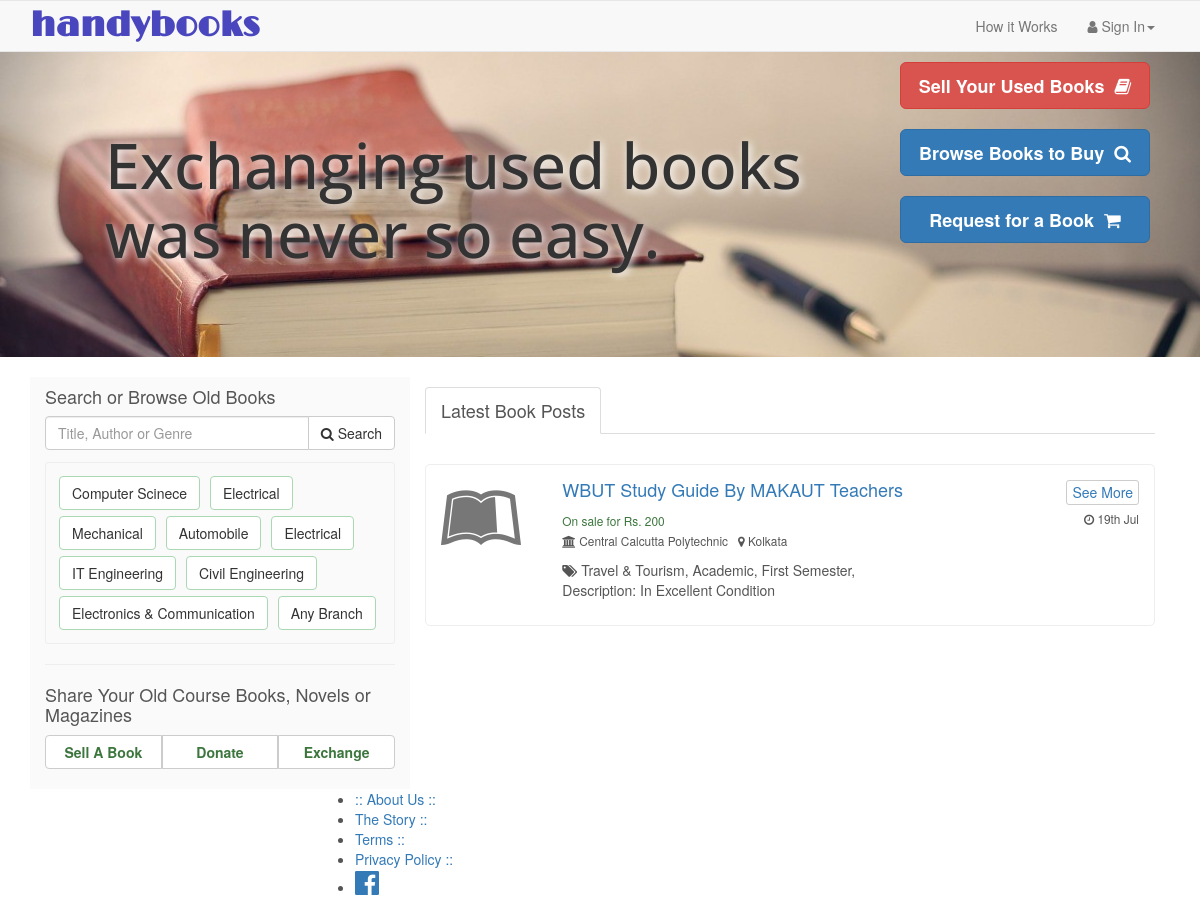
The app's page /index_save.php with its own data.
### tables this page shows
CREATE TABLE `post` (
  `post_id` int(11) NOT NULL,
  `post_category` varchar(250) NOT NULL,
  `post_name` varchar(100) NOT NULL,
  `post_description` varchar(500) NOT NULL,
  `post_department` varchar(100) NOT NULL,
  `post_author` varchar(100) NOT NULL,
  `post_year` varchar(100) NOT NULL,
  `post_genre` varchar(100) NOT NULL,
  `post_class` varchar(250) NOT NULL,
  `post_subject` varchar(250) NOT NULL,
  `post_type` varchar(250) NOT NULL,
  `post_price` int(100) NOT NULL,
  `post_time` timestamp NOT NULL DEFAULT CURRENT_TIMESTAMP ON UPDATE CURRENT_TIMESTAMP,
  `user_id` int(250) NOT NULL,
  `image_path` varchar(250) NOT NULL,
  `image_upload` int(10) NOT NULL DEFAULT '0',
  `deleted` tinyint(1) NOT NULL DEFAULT '0'
);

CREATE TABLE `users` (
  `user_id` int(11) NOT NULL,
  `email` varchar(250) NOT NULL,
  `hash` varchar(250) NOT NULL,
  `deleted` int(11) NOT NULL DEFAULT '0',
  `name` varchar(250) NOT NULL,
  `institution` varchar(250) NOT NULL,
  `city` varchar(100) NOT NULL DEFAULT 'Kolkata',
  `phone` int(100) NOT NULL
);

### index_save.php (the view, shortened to what this page needs)
<?php
include ('files/config.php');
if(isset($_SESSION["user_id"])){
    header('Location:feeds');
}
else{
if(isset($_POST["login_email"])){
    if($_POST["login_email"]!="" and $_POST["login_password"]!=""){
            $email=test_input($_POST["login_email"]);
            $password=test_input($_POST["login_password"]);
            $query = "SELECT * FROM users WHERE `email`='$email'" ;
            $result=mysqli_query($conn,$query);
            if(mysqli_num_rows($result)){
                $row=mysqli_fetch_assoc($result);
                $pass = $row["hash"];
                if(password_verify($password,$pass)){
                    $form = false;
                    $one=1;
                    $user_id=$row['user_id'];
                    $sql190 = "SELECT * FROM chats WHERE (to_user='$user_id' and displayble='$one' and to_user_read=0) ";
                    $result190 = mysqli_query($conn,$sql190) or mysqli_error($conn);
                    $_SESSION['no_of_unread_msg']= mysqli_num_rows($result190);
                    $_SESSION["user_id"] = $row['user_id'];
                    $_SESSION["email"] = $row['email'];
                    $_SESSION["name"] = $row['name'];
                    header("Location:home");
                }
                else{
                    $msg = "Wrong password";
                    header("Location:login.php?from=feeds");
                }
        }
        else{
            $msg = "Email id not yet registered!";
            header("Location:login.php?from=feeds");
        }
    }
    else{
        $msg = "Please fill both email and password fields!";
        header("Location:login.php?from=feeds");
    }
    }
            else{
                $form = true;
            }
}
if($form == true){
?>
<!DOCTYPE html>
<html lang="en">
    <head>
    <link rel="stylesheet" href="bootstrap.min.css">
    <link rel="stylesheet" href="styles/default_lp.css">
    <link rel="stylesheet" href="//maxcdn.bootstrapcdn.com/font-awesome/4.3.0/css/font-awesome.min.css">
    </head>
    <body>
<div class="row" id="mast_head">
   <nav class="navbar navbar-default" style="margin-bottom:0;   ">
    <div class="container">
        <div class="navbar-header">
                <a href="home" onmouseover = "document.getElementById('in').style.visibility='visible'" onmouseout = "document.getElementById('in').style.visibility='hidden'" class="logo_text">
                    <strong>handybooks</strong>
                </a>
        </div>
    <div class="collapse navbar-collapse" id="myNavbar">
        <ul class="nav navbar-nav navbar-right">
        <li>
            <a href="how_it_works">How it Works</a>
        </li>
        <li class="dropdown">
          <a class="dropdown-toggle" data-toggle="dropdown" href="#" aria-expanded="false" aria-has-popup="true" role="button"><i class="fa fa-user"></i> Sign In<span class="caret"></span></a>
        </li>
        </ul>
    </div>
    </div>
    </nav>
        <div class="container" style="padding-top:10px;">
            <div class="col-md-9">
            <div class="jumbotron" style="background-color:transparent;">
                <h1 class="tagline" style="color:#333333;text-shadow: 2px 2px 8px white;font-weight:500;">Exchanging used books was never so easy.</h1>
            </div>
            </div>
            <div class="col-md-3">
            <a role="button" class="btn btn-danger btn-lg cta_btns" href="post_a_book"><strong>Sell Your Used Books&nbsp; </strong><i class="fa fa-book"></i></a><br><br>
            <a role="button" class="btn btn-primary btn-lg cta_btns" href="#content"><strong>Browse Books to Buy &nbsp;</strong><i class="fa fa-search"></i></a><br><br>
            <a role="button" class="btn btn-primary btn-lg cta_btns" href="book_request"><strong>Request for a Book &nbsp;</strong><i class="fa fa-shopping-cart"></i></a><br>
            </div><br>
            </div>
            </div>
            <div class="row">
            <div class="container" id="content" style="padding-top:20px;">
            <div class="col-md-4" style="background-color:#FAFAFA;padding-bottom:20px;">
            <h4>Search or Browse Old Books</h4>
            <form class="form-search" action="search_results" method="GET">
                <div class="input-group input-group-md" id="search_box">
                <input type="text" name="search_keyword" placeholder="Title, Author or Genre" onkeyup="showHint(this.value)" value="" class="form-control" onfocus="showHints()" required autocomplete="off">
                <span class="input-group-btn">
                <button class="btn btn-default btn-md btn-default" type="submit">
                    <i class="fa fa-search"></i>
                    Search
                    </button>
                </span>
                </div>
            </form>
            <div  id="browse_categories" style="margin-top:10px;padding:10px;border:1px #EEEEEE solid;border-radius:3px;height:auto;width:100%">
                <button type   ="button" class="btn btn-default browse-buttons" href="#" value= "Computer Scinece Engineering" onclick="loadfeeds(this)">Computer Scinece</button>
                <button type="button" class="btn btn-default browse-buttons" value= "Electrical Engineering" onclick="loadfeeds(this)">Electrical</button>
                <button type="button" class="btn btn-default browse-buttons" value= "Mechanical Engineering" onclick="loadfeeds(this)">Mechanical</button>
                <button type="button" class="btn btn-default browse-buttons" value= "Automobile Engineering" onclick="loadfeeds(this)">Automobile</button>
                <button type="button" class="btn btn-default browse-buttons" value= "Electrical Engineering" onclick="loadfeeds(this)">Electrical</button>
                <button type="button" class="btn btn-default browse-buttons" value= "Information Technology Engineering" onclick="loadfeeds(this)">IT Engineering</button>
                <button type="button" class="btn btn-default browse-buttons" value= "civil Engineering" onclick="loadfeeds(this)">Civil Engineering</button>
                <button type="button" class="btn btn-default browse-buttons" value= "Electronics and Communication Engineering" onclick="loadfeeds(this)">Electronics & Communication </button>
                <button type="button" class="btn btn-default browse-buttons" value= "Any Branch" onclick="loadfeeds(this)">Any Branch</button>
            </div><hr>
            <h4>Share Your Old Course Books, Novels or Magazines</h4>
            <div class="btn-group btn-group btn-group-justified" role="group" aria-label="...">
                <a role="button" href="post_a_book" class="btn btn-default" ><strong class=" text-success">Sell A Book</strong></a>
                <a role="button" href="post_a_book" class="btn btn-default" ><strong class=" text-success">Donate</strong></a>
                <a role="button" href="post_a_book" class="btn btn-default" ><strong class=" text-success">Exchange</strong></a>
            </div>
            </div>
            <div class="col-md-8" id="posts_lists"><h4>
                <ul class="nav nav-tabs">
                    <li role="presentation" class="active">
                        <a href="#latest_posts_div" onclick="showLatestPosts()">Latest Book Posts</a>
                    </li>
                    <li role="presentation">
                    </li>
                </ul></h4><br>
                    <div id="latest_posts_div">
                    <?php
                        $limit = 5;
                        if(isset($_GET['page'])){
                            $page = $_GET['page'];
                            $start = ($page - 1) * $limit;
                        }
                        else{
                            $start = 0;
                        }
                            $sql = "SELECT * FROM post WHERE user_id<> '0' and deleted=false ORDER BY post_time DESC LIMIT $start, $limit";
                            $row = mysqli_query($conn,$sql);
                            while($posts = mysqli_fetch_assoc($row)){
                                $link='book_details?p_id='.$posts["post_id"];
                                 if($posts["post_type"]=="donate"){
                                    $price = "Free: On Donate";
                                }
                                elseif ($posts["post_type"]=="exchange") {
                                    $price = "On Exchange";
                                }
                                else{
                                    $price = "On sale for Rs. ".$posts["post_price"];
                                }
                                $time = $posts["post_time"];
                                $time = strtotime($time);
                                $time = " ".date("jS M", $time);
                                echo "<div style='display:block;' href='$link' class='latest_posts alert alert-default'>";
                                if ($posts['post_category']=="Academic" or $posts['post_category']=="uncategorized") {
                                    echo '<div class="row"><div class="col-md-2"><i class="fa fa-5x fa-leanpub" style="color:#777777"></i></div>';
                                }
                                elseif($posts['post_category']=="Novel"){
                                    echo '<div class="row"><div class="col-md-2"><i class="fa fa-5x fa-book" style="color:#7C6F62;"></i></div>';
                                }
                                else{
                                    echo '<div class="row"><div class="col-md-2"><i class="fa fa-5x fa-newspaper-o"></i></div>';
                                }
                                if($posts['post_author']!=""){
                                    $author = "by ".$posts["post_author"];
                                }
                                else{
                                    $author = "";
                                }
                                $user_id = $posts["user_id"];
                                $sql_user = "SELECT * FROM users WHERE user_id='$user_id'";
                                $row_user = mysqli_query($conn,$sql_user);
                                $extract_user=mysqli_fetch_assoc($row_user);
                                $user_institution = $extract_user["institution"];
                                $user_locality = $extract_user["city"];
                                if($user_institution!=""){
                                    $institution= " ".$user_institution;
                                }
                                else{
                                    $institution= "";
                                }
                                if($user_locality!=""){
                                    $user_locality= " ".$user_locality;
                                }
                                else{
                                    $user_locality= "";
                                }
                                echo '<div class="col-md-10"><h4 style="text-transform:capitalize;"><a href='.$link.'>'.$posts['post_name']." ".$author.'</a><a href="'.$link.'"role="button" class="pull-right btn btn-xs btn-default"style="font-size: 14px;">See more</a></h4>';
                                echo '<p><small ><span class="text-success">' . $price . '</span> &nbsp;<span class="pull-right"><i class="fa fa-clock-o"></i> '.$time.'</span><br><i class="fa fa-institution"></i> '.$institution.' &nbsp;&nbsp;<i class="fa fa-map-marker"></i> '.$user_locality.'</small></p>';
                                $tags = "";
                                if ($posts["post_department"]!="") {
                                    $tags = $tags.$posts["post_department"].", ";
                                }
                                if($posts['post_category']!=""){
                                    $tags = $tags.$posts["post_category"].", ";
                                }
                                if($posts['post_year']!=""){
                                    $tags = $tags.$posts["post_year"].", ";
                                }
                                if($tags!=""){
                                	$tags = "<i class='fa fa-tags'></i> ".$tags;
                                }
                                echo $tags;
                                if($posts["post_description"]!=""){
                                    echo "<p>Description: ".$posts['post_description']."</p>";
                                }
                                echo "</div></div></div>";
                            }
                    ?>
                    </div>
            </div>
            </div>
            </div>
        <div id="footer" style= "margin-bottom:0px;">
            <div class="col-md-6 col-md-offset-3 col-sm-8 col-sm-offset-2 col-xs-12" id="footer-main">
                <ul>
                    <li>
                        <a href=<?php echo htmlspecialchars('about_us');?>>:: About Us ::</a>
                    </li>
                    <li>
                        <a href=<?php echo htmlspecialchars('about_us');?>>The Story ::</a></li>
                    <li>
                        <a href=<?php echo htmlspecialchars('terms');?>>Terms ::</a>
                    </li>
                    <li>
                        <a href=<?php echo htmlspecialchars('terms');?>>Privacy Policy ::</a>
                    </li>
                    <li>
                        <a href=<?php echo htmlspecialchars('http://facebook.com/handybooks');?>><i class="fa fa-facebook-official fa-2x    "></i></a>
                    </li>
                </ul>
            </div>
        </div>
    </body>
</html>
<?php
}
?>

### styles/default_lp.css (style rules this page uses)
body { color: #555555; width: 100%; }
.logo_text { font-family: LimeLight-Regular; font-size: 35px; text-decoration: none; color: #4A47BE; }
a.logo_text { text-decoration: none; }
.latest_posts { border: 1px solid #EEEEEE; border-radius: 5px; margin-bottom: 10px; }
.latest_posts a { text-decoration: none; color: #337ab7; }

### index_save.php (style rules this page uses)
.cta_btns { min-width:250px; }
.tagline { font-family: 'Open Sans', sans-serif; }
#mast_head { background: url(images/mast_head1.jpg) no-repeat; background-size: cover; }
.browse-buttons { margin: 3px; border-color: #A9D8B2; }

### records on screen
post: post_name "WBUT Study Guide", post_author "By MAKAUT Teachers", post_price "On sale for Rs. 200", post_time "19th Jul", user.institution "Central Calcutta Polytechnic", user_locality "Kolkata", tags "Travel & Tourism, Academic, First Semester,", post_description "In Excellent Condition"
